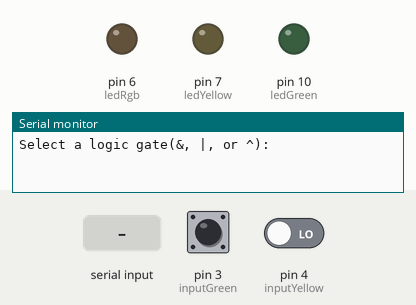
A sketch run on a simulated Arduino Uno, built with avr-gcc and run on an emulated ATmega328P. Parts: output pins drawn as LEDs (lit = HIGH), the last lines printed to the serial monitor. Dashed ring = blinking. The inputs (shaded band) are chosen by the test bench; at power-on: pin 3 (inputGreen) LOW, pin 4 (inputYellow) LOW.

Above: at 1.2 s.
1.3 s: pin 3 (inputGreen) driven HIGH
At 1.42 s:
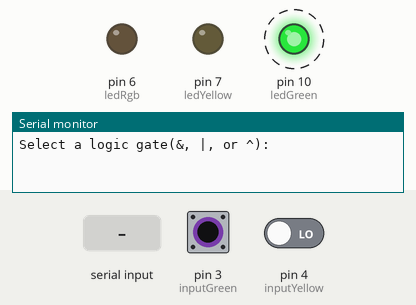
4.3 s: "^" received over Serial
At 5.17 s:
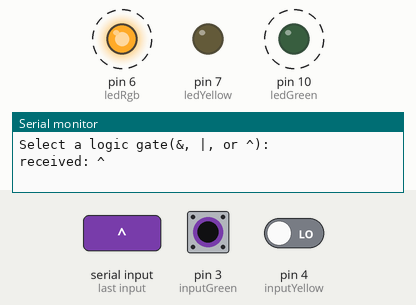
7.3 s: pin 4 (inputYellow) driven HIGH
At 7.67 s:
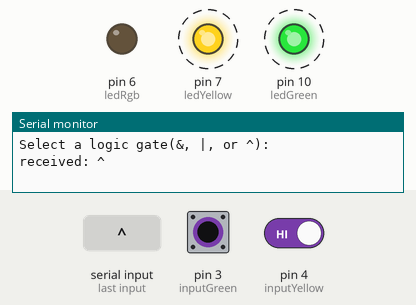
10.3 s: pin 4 (inputYellow) driven LOW
At 10.42 s:
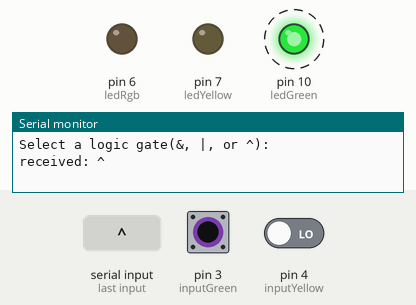
13.3 s: pin 3 (inputGreen) driven LOW
At 14.2 s:
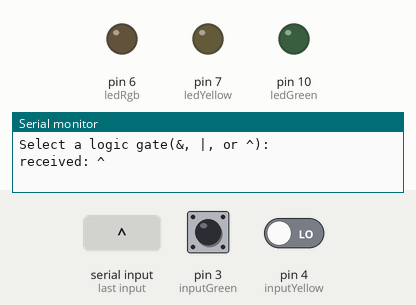
14.8 s: pin 3 (inputGreen) pulsed HIGH 2 times (0.12 s each, 0.3 s apart)
At 14.92 s:
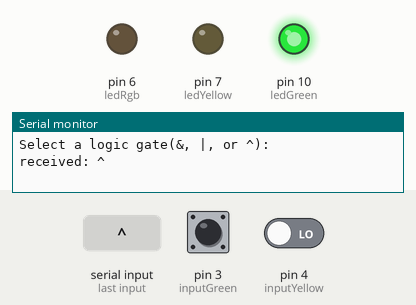
Timing chart, 0 to 17.8 s (numbered marks = the images above; inputs shaded):
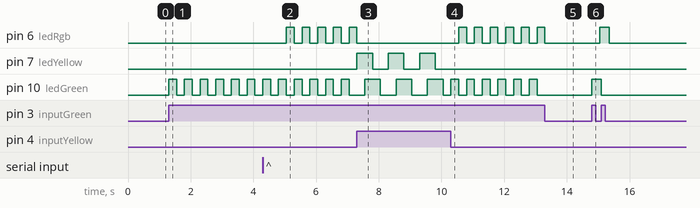

The sketch:

gateLogic.ino
```cpp
const int inputYellow = 4;
const int inputGreen = 3;
const int ledYellow = 7;
const int ledGreen = 10;
const int ledRgb = 6;
bool onYellow = false;
bool onGreen = false;
char bitwiseOp = '\0';
bool bitwise = false;

void setup() {
  // put your setup code here, to run once:
  pinMode(inputYellow, INPUT);
  pinMode(ledYellow, OUTPUT);
  pinMode(inputGreen, INPUT);
  pinMode(ledGreen, OUTPUT);
  pinMode(ledRgb, OUTPUT);
  Serial.begin(9600);
  Serial.println("Select a logic gate(&, |, or ^): ");
}

void loop() {
  // put your main code here, to run repeatedly:
   while (Serial.available() > 0 && bitwise == false) {
                // read the incoming byte:
                 bitwiseOp = Serial.read();

                // say what you got:
                Serial.print("received: ");
                Serial.println(bitwiseOp);
                if ( bitwiseOp == '&' || bitwiseOp == '^' || bitwiseOp == '|')
                {
                  bitwise = true;
                }
                else
                {
                  bitwise = false;
                }
        }

  if(digitalRead(inputYellow) == HIGH && onYellow == false)
  {
      digitalWrite(ledYellow, HIGH);
      onYellow = true;
      delay(250);
  }
  else if (digitalRead(inputYellow) == HIGH && onYellow == true)
  {
      digitalWrite(ledYellow, LOW);
      onYellow = false;
      delay(250);
  }

  if (digitalRead(inputGreen) == HIGH && onGreen == false)
  {
      digitalWrite(ledGreen, HIGH);
      onGreen = true;
      delay(250);
  }
  else if (digitalRead(inputGreen) == HIGH && onGreen == true)
  {
      digitalWrite(ledGreen, LOW);
      onGreen = false;
      delay(250);
  }

  switch (bitwiseOp)
  {
    case '^':
         if (onGreen^onYellow)
         {

            digitalWrite(ledRgb, HIGH);
         }
         else
        {
            digitalWrite(ledRgb, LOW);
        }
        break;
    case '&':
        if (onGreen & onYellow)
         {
            digitalWrite(ledRgb, HIGH);
         }
         else
        {
            digitalWrite(ledRgb, LOW);
        }
        break;
    case '|':
      if (onGreen | onYellow)
         {
            digitalWrite(ledRgb, HIGH);
         }
         else
        {
            digitalWrite(ledRgb, LOW);
        }
  }

}
```

Measured:
- after the input at 1.3 s, pin 10 (ledGreen): alternates HIGH for 0.25 s and LOW for 0.25 s, starting at once
- after the input at 4.3 s, pin 6 (ledRgb): alternates HIGH for 0.25 s and LOW for 0.25 s, starting after 0.75 s
- after the input at 7.3 s, pin 6 (ledRgb): goes on until 7.3 s, then stays LOW; pin 7 (ledYellow): alternates HIGH for 0.50 s and LOW for 0.50 s, starting at once; pin 10 (ledGreen): alternates HIGH for 0.50 s and LOW for 0.50 s, starting after 0.25 s
- after the input at 10.3 s, pin 6 (ledRgb): alternates HIGH for 0.25 s and LOW for 0.25 s, starting after 0.25 s; pin 7 (ledYellow): stops changing and stays LOW; pin 10 (ledGreen): alternates HIGH for 0.25 s and LOW for 0.25 s, starting at once
- after the input at 13.3 s, pin 6 (ledRgb): goes on until 13.3 s, then stays LOW; pin 10 (ledGreen): stops changing and stays LOW
- after the input at 14.8 s, pin 6 (ledRgb): LOW → HIGH after 0.25 s, → LOW 0.30 s later; pin 10 (ledGreen): LOW → HIGH at once, → LOW 0.30 s later
